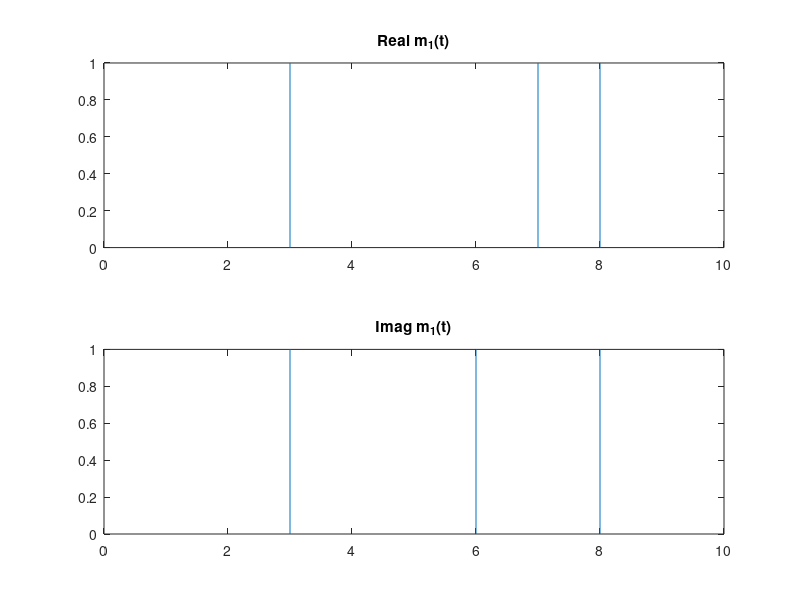
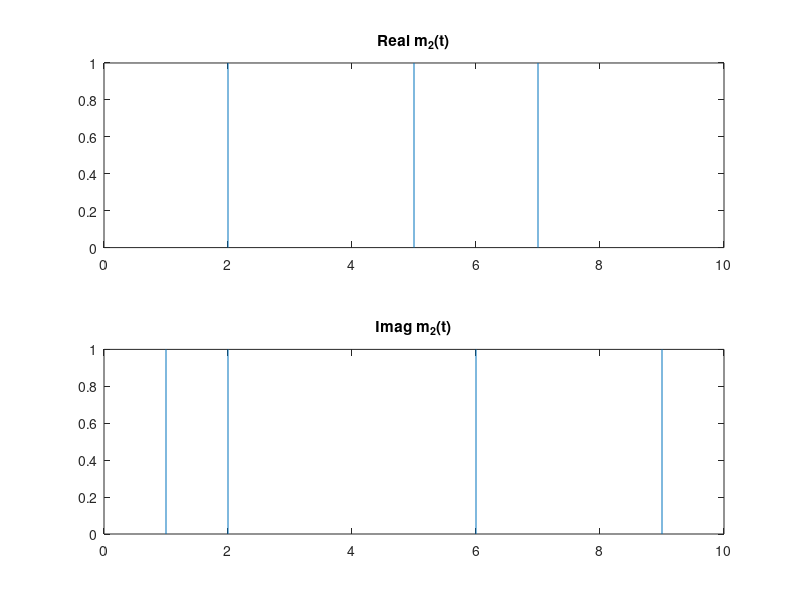
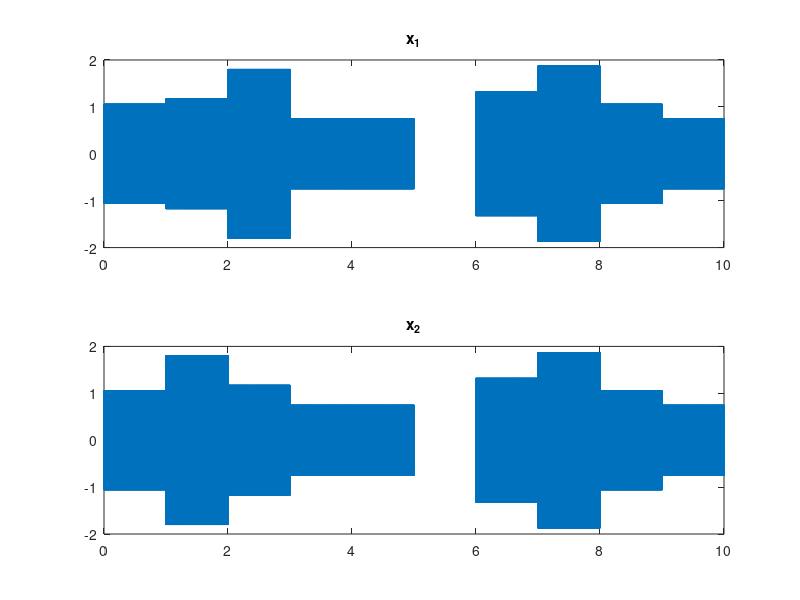
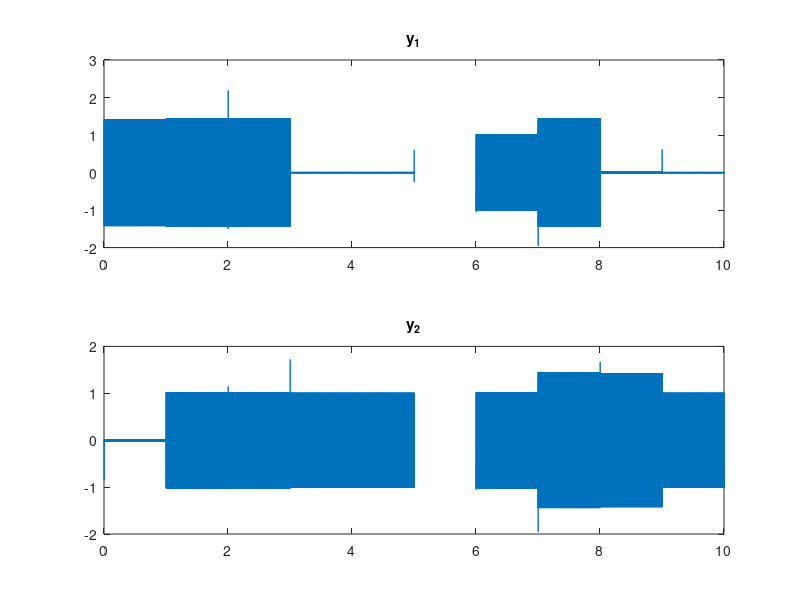

Source code (MATLAB) for these figures, in order:
close all; clear; clc;

%% Setup
A_c = 1;
f_c = 1000;
f_speaker = 44100;
N = 10;                      %number of bit
t = linspace(0,N,N*f_speaker);

%% H matrix
att = 0.8;                  %attenuation
dis = [1,1.118;1.118,1];    %distance
det_t = dis/343;            %time delay
ang_diff = 2*pi*f_c*det_t;  %phase diff
H = att*exp(-1j*ang_diff);
H_inv = inv(H);

%% Message
% m_1 = randi([0 1],1,N) + 1j*randi([0 1],1,N);
% m_2 = randi([0 1],1,N) + 1j*randi([0 1],1,N);
m_1 = [1+1j,1+1j,1+1j,0+0j,0+0j,0+0j,0+1j,1+1j,0+0j,0+0j]; % 1010 and 0101
m_2 = [0+0j,0+1j,1+0j,1+0j,1+0j,0+0,0+1j,1+1j,1+1j,1+0j]; % 1100 and 0011

m_1t=zeros(1,N*f_speaker);
m_2t=zeros(1,N*f_speaker);

for i=1:N
    if real(m_1(i))==1
        m_1t(1,(i-1)*f_speaker+1 :i*f_speaker)=m_1t(1,(i-1)*f_speaker+1 :i*f_speaker) + ones(1,f_speaker);
    elseif real(m_1(i))==0
        m_1t(1,(i-1)*f_speaker+1 :i*f_speaker)=m_1t(1,(i-1)*f_speaker+1 :i*f_speaker) + zeros(1,f_speaker);
    end
    if imag(m_1(i))==1
        m_1t(1,(i-1)*f_speaker+1 :i*f_speaker)=m_1t(1,(i-1)*f_speaker+1 :i*f_speaker) + j*ones(1,f_speaker);
    elseif imag(m_1(i))==0
        m_1t(1,(i-1)*f_speaker+1 :i*f_speaker)=m_1t(1,(i-1)*f_speaker+1 :i*f_speaker) + j*zeros(1,f_speaker);
    end
    if real(m_2(i))==1
        m_2t(1,(i-1)*f_speaker+1 :i*f_speaker)=m_2t(1,(i-1)*f_speaker+1 :i*f_speaker) + ones(1,f_speaker);
    elseif real(m_2(i))==0
        m_2t(1,(i-1)*f_speaker+1 :i*f_speaker)=m_2t(1,(i-1)*f_speaker+1 :i*f_speaker) + zeros(1,f_speaker);
    end
    if imag(m_2(i))==1
        m_2t(1,(i-1)*f_speaker+1 :i*f_speaker)=m_2t(1,(i-1)*f_speaker+1 :i*f_speaker) + j*ones(1,f_speaker);
    elseif imag(m_2(i))==0
        m_2t(1,(i-1)*f_speaker+1 :i*f_speaker)=m_2t(1,(i-1)*f_speaker+1 :i*f_speaker) + j*zeros(1,f_speaker);
    end
end

M = [m_1t;m_2t];

figure();
subplot(2,1,1);
plot(t,real(m_1t));
% ylim([-0.1 1.1]);
title("Real m_1(t)");
subplot(2,1,2);
plot(t,imag(m_1t));
% ylim([-0.1 1.1]);
title("Imag m_1(t)");

figure();
subplot(2,1,1);
plot(t,real(m_2t));
% ylim([-0.1 1.1]);
title("Real m_2(t)");
subplot(2,1,2);
plot(t,imag(m_2t));
% ylim([-0.1 1.1]);
title("Imag m_2(t)");

%% Transmit signal
S = H_inv*M;
s_1 = S(1,:);
s_2 = S(2,:);

x_1=real(s_1.*exp(j*2*pi*f_c*t));
x_2=real(s_2.*exp(j*2*pi*f_c*t));

figure();
subplot(2,1,1);
plot(t,x_1);
title("x_1");
subplot(2,1,2);
plot(t,x_2);
title("x_2");

%% Receive
det_t_op = round(1/343*44100);           %opposite
det_t_dia = round(1.118/343*44100);      %diagonally

x_1_1 = [zeros(1,det_t_op),x_1(1:end-det_t_op)];
x_1_2 = [zeros(1,det_t_dia),x_1(1:end-det_t_dia)];
x_2_1 = [zeros(1,det_t_dia),x_2(1:end-det_t_dia)];
x_2_2 = [zeros(1,det_t_op),x_2(1:end-det_t_op)];

y_1 = att.*x_1_1 + att.*x_2_1;
y_2 = att.*x_1_2 + att.*x_2_2;

figure();
subplot(2,1,1);
plot(t,y_1);
title("y_1");
subplot(2,1,2);
plot(t,y_2);
title("y_2");

%% Demodulation

y_1_dm1 = y_1.*(2.*cos(2*pi*f_c*t));
y_1_dm2 = y_1.*(-2.*sin(2*pi*f_c*t));
y_2_dm1 = y_2.*(2.*cos(2*pi*f_c*t));
y_2_dm2 = y_2.*(-2.*sin(2*pi*f_c*t));
for i=1:N
        y_1_real(i) = round(mean(y_1_dm1((i-1)*f_speaker+1:i*f_speaker)));
        y_1_imag(i) = round(mean(y_1_dm2((i-1)*f_speaker+1:i*f_speaker)));
        y_2_real(i) = round(mean(y_2_dm1((i-1)*f_speaker+1:i*f_speaker)));
        y_2_imag(i) = round(mean(y_2_dm2((i-1)*f_speaker+1:i*f_speaker)));
end


%% Check
figure();
subplot(2,1,1);
plot(real(m_1),'o','Color','r');hold on
plot(y_1_real,'o','Color','g');hold off
xlim([0.5 N+0.5]);
ylim([-0.5 1.5]);
title('Real m_1 checking');
subplot(2,1,2);
plot(imag(m_1),'o','Color','r');hold on
plot(y_1_imag,'o','Color','g');hold off
xlim([0.5 N+0.5]);
ylim([-0.5 1.5]);
title('Imag m_1 checking');

figure();
subplot(2,1,1);
plot(real(m_2),'o','Color','r');hold on
plot(y_2_real,'o','Color','g');hold off
xlim([0.5 N+0.5]);
ylim([-0.5 1.5]);
title('Real m_2 checking');
subplot(2,1,2);
plot(imag(m_2),'o','Color','r');hold on
plot(y_2_imag,'o','Color','g');hold off
xlim([0.5 N+0.5]);
ylim([-0.5 1.5]);
title('Imag m_2 checking');

